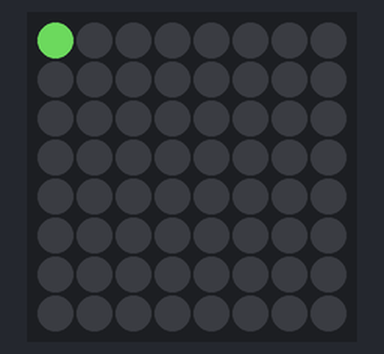
Recording of a program running on a simulated Raspberry Pi (BCM pin numbers) with a Sense HAT. Shown: the Sense HAT's 8×8 RGB LED matrix. Dim RGB values are drawn brighter than linear; random numbers come from a fixed seed.

Above: at 0.07 s.
At 4.97 s:
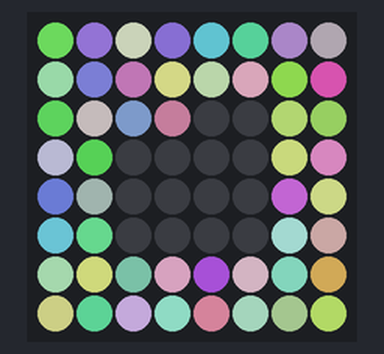
At 9.98 s:
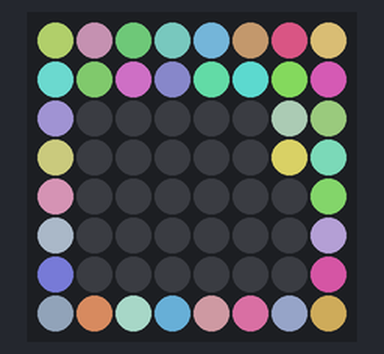
At 19.99 s:
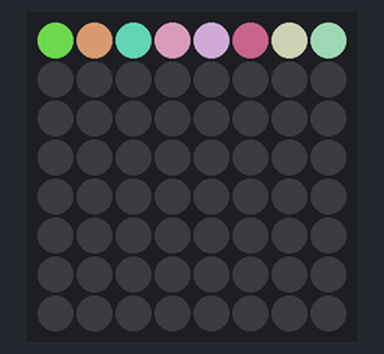
At 29.91 s:
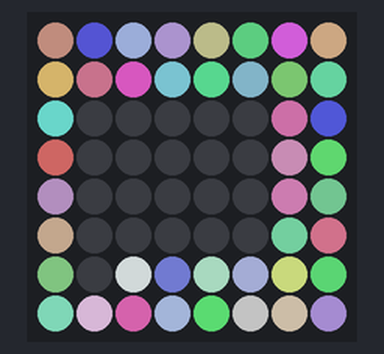
At 39.93 s:
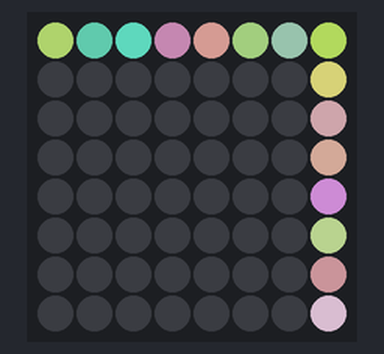

The program:

spiral.py
```python
from sense_hat import SenseHat
from time import sleep
import random
sense = SenseHat()
sense.clear()
sense.low_light = True

def turnOnLED(x,y):
	color =[random.randint(50,200), random.randint(50,200), random.randint(50,200)]
	sense.set_pixel(x,y, color)
	#print(str(x) + ',' + str(y))
	sleep(waitTime)

def spiral():
	x = 0	# initial coordinates
	y = 0
	xmax = 7
	ymax = 7
	xmin = 0
	ymin = 1
	turnOnLED(x,y)

	while xmax>xmin:
		# draw top line
		while x<xmax:
			x = x+1
			turnOnLED(x,y)
		xmax = xmax-1

		# first side
		while y<ymax:
			y = y+1
			turnOnLED(x,y)
		ymax = ymax-1

		# bottom line
		while x>xmin:
			x = x-1
			turnOnLED(x,y)
		xmin = xmin+1

		# last side
		while y>ymin:
			y = y-1
			turnOnLED(x,y)
		ymin = ymin+1

try:
	waitTime = .1
	for num in range(10):
		#waitTime = waitTime -.05
		spiral()
		sense.clear()
except:
	sense.clear()
```
